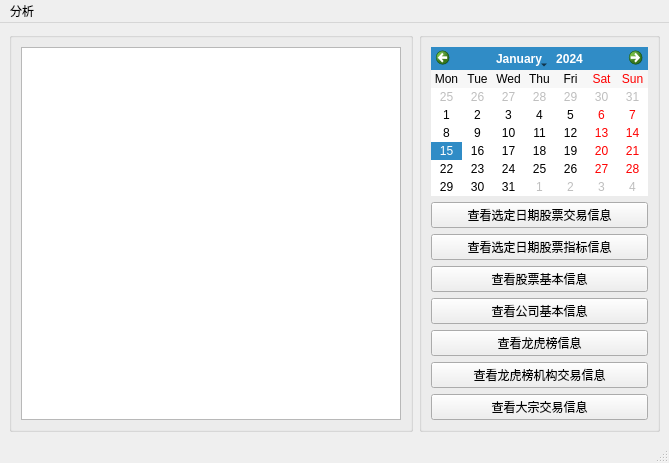
<?xml version="1.0" encoding="UTF-8"?>
<ui version="4.0">
 <class>MainWindow</class>
 <widget class="QMainWindow" name="MainWindow">
  <property name="geometry">
   <rect>
    <x>0</x>
    <y>0</y>
    <width>613</width>
    <height>387</height>
   </rect>
  </property>
  <property name="windowTitle">
   <string>MainWindow</string>
  </property>
  <widget class="QWidget" name="centralwidget">
   <layout class="QHBoxLayout" name="horizontalLayout_2">
    <item>
     <widget class="QGroupBox" name="groupBox">
      <layout class="QHBoxLayout" name="horizontalLayout">
       <item>
        <widget class="QTableView" name="tableView">
         <property name="minimumSize">
          <size>
           <width>380</width>
           <height>0</height>
          </size>
         </property>
         <property name="baseSize">
          <size>
           <width>380</width>
           <height>0</height>
          </size>
         </property>
        </widget>
       </item>
      </layout>
     </widget>
    </item>
    <item>
     <widget class="QGroupBox" name="groupBox_2">
      <property name="sizePolicy">
       <sizepolicy hsizetype="Fixed" vsizetype="Preferred">
        <horstretch>0</horstretch>
        <verstretch>0</verstretch>
       </sizepolicy>
      </property>
      <layout class="QVBoxLayout" name="verticalLayout">
       <item>
        <widget class="QCalendarWidget" name="calendarWidget">
         <property name="verticalHeaderFormat">
          <enum>QCalendarWidget::NoVerticalHeader</enum>
         </property>
        </widget>
       </item>
       <item>
        <widget class="QPushButton" name="pushDailyButton">
         <property name="text">
          <string>查看选定日期股票交易信息</string>
         </property>
        </widget>
       </item>
       <item>
        <widget class="QPushButton" name="pushDailyBasicButton">
         <property name="text">
          <string>查看选定日期股票指标信息</string>
         </property>
        </widget>
       </item>
       <item>
        <widget class="QPushButton" name="pushStockBasicButton">
         <property name="text">
          <string>查看股票基本信息</string>
         </property>
        </widget>
       </item>
       <item>
        <widget class="QPushButton" name="pushCompanyButton">
         <property name="text">
          <string>查看公司基本信息</string>
         </property>
        </widget>
       </item>
       <item>
        <widget class="QPushButton" name="pushToplistButton">
         <property name="text">
          <string>查看龙虎榜信息</string>
         </property>
        </widget>
       </item>
       <item>
        <widget class="QPushButton" name="pushTopInstButton">
         <property name="text">
          <string>查看龙虎榜机构交易信息</string>
         </property>
        </widget>
       </item>
       <item>
        <widget class="QPushButton" name="pushBlockTradeButton">
         <property name="text">
          <string>查看大宗交易信息</string>
         </property>
         <property name="flat">
          <bool>false</bool>
         </property>
        </widget>
       </item>
      </layout>
     </widget>
    </item>
   </layout>
  </widget>
  <widget class="QMenuBar" name="menubar">
   <property name="geometry">
    <rect>
     <x>0</x>
     <y>0</y>
     <width>613</width>
     <height>19</height>
    </rect>
   </property>
   <widget class="QMenu" name="menu_analysis">
    <property name="title">
     <string>分析</string>
    </property>
    <addaction name="action_ups_and_downs"/>
   </widget>
   <addaction name="menu_analysis"/>
  </widget>
  <widget class="QStatusBar" name="statusbar"/>
  <action name="action_ups_and_downs">
   <property name="text">
    <string>涨跌分析</string>
   </property>
  </action>
 </widget>
 <resources/>
 <connections/>
</ui>
